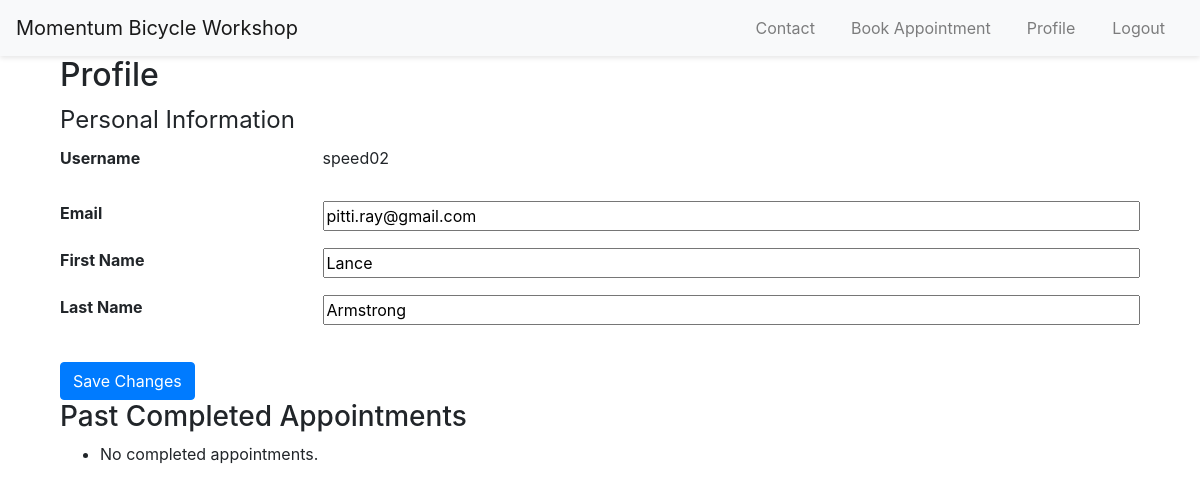
The app's page /profile/ (signed in), older data.
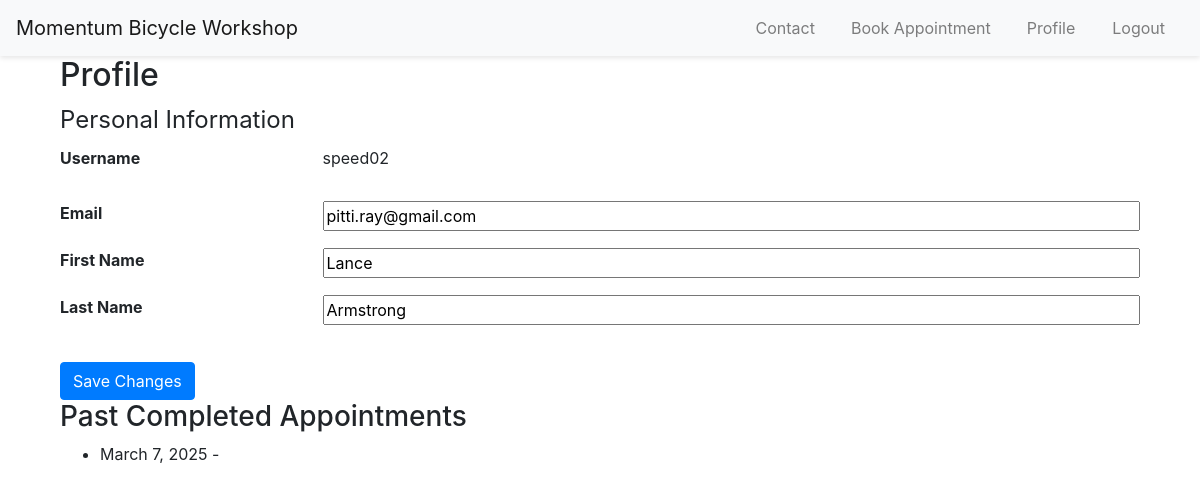
The same page, newer data.
### myapp/models.py (models this page shows, shortened)
class Appointment(models.Model):
    user = models.ForeignKey(
        User, on_delete=models.CASCADE
    )  # Associate the appointment with a user
    date = models.DateField()
    time = models.TimeField()
    description = models.TextField(blank=True)  # Allowing blank descriptions
    photo = models.ImageField(upload_to="photos/", blank=True, null=True)
    completed = models.BooleanField(default=False)
    notified = models.BooleanField(default=False)
    class Meta:
        unique_together = (
            "user",
            "date",
        )

### myapp/views.py (the view)
# urls.py: path("profile/", profile_view, name="profile"),
@login_required
def profile_view(request):
    user = request.user
    profile, created = Profile.objects.get_or_create(user=user)
    if request.method == "POST":
        user_form = UserForm(request.POST, instance=user)
        profile_form = ProfileForm(request.POST, instance=profile)
        if user_form.is_valid() and profile_form.is_valid():
            user_form.save()
            profile_form.save()
            return redirect("profile")  # Reload profile page
    else:
        user_form = UserForm(instance=user)
        profile_form = ProfileForm(instance=profile)
    completed_appointments = Appointment.objects.filter(user=user, completed=True)
    return render(
        request,
        "myapp/profile.html",
        {
            "user_form": user_form,
            "profile_form": profile_form,
            "completed_appointments": completed_appointments,
            "username": user.username,
        },
    )

### myapp/forms.py
class UserForm(forms.ModelForm):
    class Meta:
        model = User
        fields = ["first_name", "last_name", "email"]

class ProfileForm(forms.ModelForm):
    class Meta:
        model = Profile
        fields = [
            "phone_number",
        ]

### myapp/templates/myapp/profile.html (shortened to what this page needs)
{% extends 'myapp/base.html' %} {% block content %}
<div class="container">
  <h2>Profile</h2>
  <form method="POST">
    <fieldset>
      <legend>Personal Information</legend>
      <div class="row">
        <div class="col-md-3">
          <label for="id_username">Username</label>
        </div>
        <div class="col-md-9">
          <p>{{ username }}</p>
        </div>
      </div>
      <div class="row">
        <div class="col-md-3">
          <label for="id_email">Email</label>
        </div>
        <div class="col-md-9">{{ user_form.email }}</div>
      </div>
      <div class="row">
        <div class="col-md-3">
          <label for="id_first_name">First Name</label>
        </div>
        <div class="col-md-9">{{ user_form.first_name }}</div>
      </div>
      <div class="row">
        <div class="col-md-3">
          <label for="id_last_name">Last Name</label>
        </div>
        <div class="col-md-9">{{ user_form.last_name }}</div>
      </div>
    </fieldset>
    <button type="submit" class="btn btn-primary">Save Changes</button>
  </form>
  <h3>Past Completed Appointments</h3>
  <ul>
    {% for appointment in completed_appointments %}
    <li>{{ appointment.date }} - {{ appointment.service_type }}</li>
    {% empty %}
    <li>No completed appointments.</li>
    {% endfor %}
  </ul>
</div>
{% endblock %}

Row changes from the older to the newer data that the page shows:
now on this page (row edited): Appointment: date "March 7, 2025"
Text that changed along with them:
text no longer shown: "No completed appointments."
